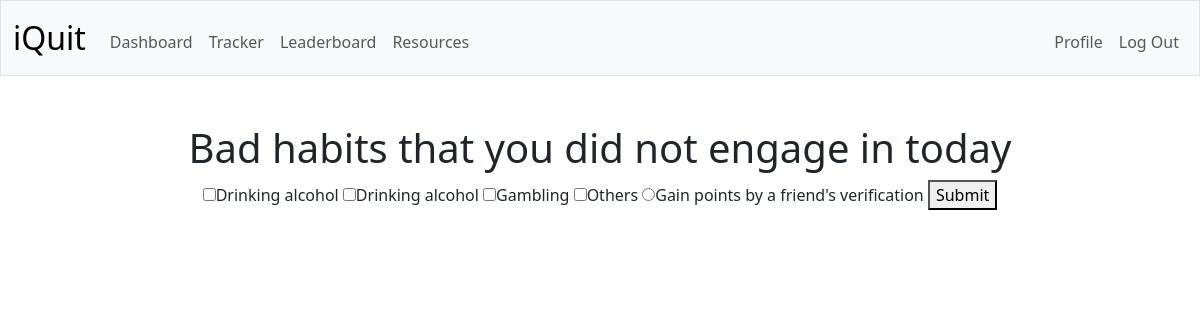
The app's page /tracker (signed in), older data.
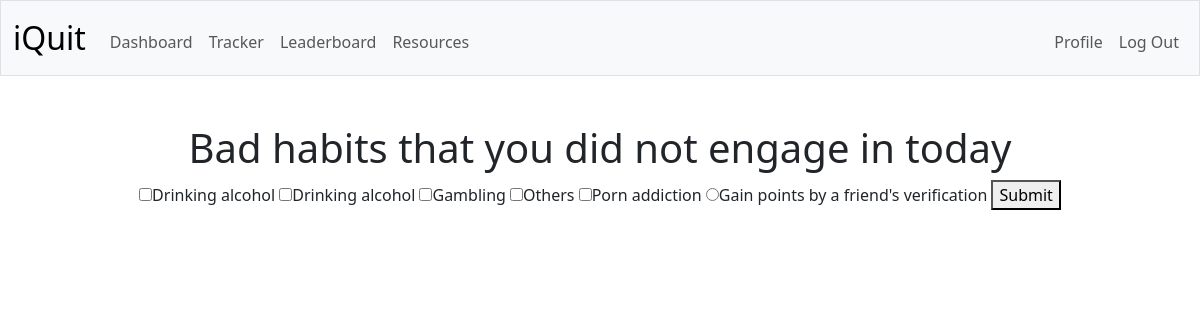
The same page, newer data.
### tables this page shows
CREATE TABLE habits (
    user_id INTEGER NOT NULL,
    habit TEXT NOT NULL,
    start_time NUMERIC NOT NULL,
    enter_time NUMERIC NOT NULL,
    streak INTEGER,
    FOREIGN KEY(user_id) REFERENCES users(id)
);

### app.py (the view)
@app.route("/tracker", methods=["GET", "POST"])
@login_required
def tracker():
    if request.method == "POST":
        daily_habits = request.form.getlist("habit")
        for habit in daily_habits:
            db.execute(
                "UPDATE habits SET streak = streak + 1, enter_time = ?\
                WHERE habit = ?",
                datetime.datetime.now().date(),
                habit,
            )
        return redirect("/dashboard")
    else:
        habits = db.execute(
            "SELECT habit FROM habits WHERE user_id = ?", session["user_id"]
        )
        if not habits:
            return redirect("/add")
        """for row in habits:
            # SQLite store as string: has to convert to correct object for comparison
            if (
            datetime.datetime.strptime(row["enter_time"], "%Y-%m-%d").date()
            == datetime.datetime.now().date()
            ):
                return apology("Today's work is done", 403)

        else:"""
        return render_template("tracker.html", habits=habits)

### app.py (called while the page is built)
@app.after_request
def after_request(response):
    response.headers["Cache-Control"] = "no-cache, no-store, must-revalidate"
    response.headers["Expires"] = 0
    response.headers["Pragma"] = "no-cache"
    return response

### helpers.py (called while the page is built)
def login_required(f):
    @wraps(f)
    def decorated_function(*args, **kwargs):
        if session.get("user_id") is None:
            return redirect("/login")
        return f(*args, **kwargs)
    return decorated_function

### templates/tracker.html (shortened to what this page needs)
{% extends "layout.html" %}
{% block main %}
    <h1>Bad habits that you did not engage in today</h1>
    <form action="/tracker" method="post">
        {% for habit in habits %}
            <input name="habit" type="checkbox" value="{{ habit.habit }}">{{ habit.habit }}
        {% endfor%}
        <input name="verification" type="radio" id="verification">Gain points by a friend's verification
        <button type="submit">Submit</button>
    </form>
{% endblock %}

Row changes from the older to the newer data that the page shows:
added habits: habit "Porn addiction"
